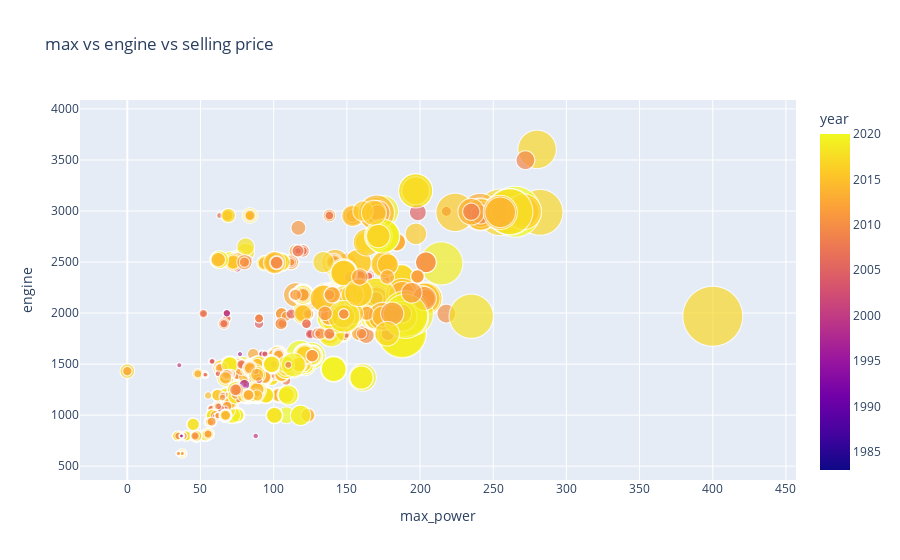

Notebook code cell kept with this figure:
### Code cell
bubble_fig = px.scatter(df, 
                        x='max_power', 
                        y='engine', 
                        size='selling_price', 
                        color='year', 
                        title='max vs engine vs selling price',
                        hover_name='year',
                        size_max=60)

bubble_fig.show()

### Figure 1 — Plotly figure (JSON) as saved in the notebook; plotly's stock layout.template omitted (floating-point values rounded to 4 significant figures; data arrays with more than 128 entries replaced by an {"elided": "..."} marker saying what was removed)
{"data": [{"hovertemplate": "<b>%{hovertext}</b><br><br>max_power=%{x}<br>engine=%{y}<br>selling_price=%{marker.size}<br>year=%{marker.color}<extra></extra>", "hovertext": {"elided": "6926 int values"}, "legendgroup": "", "marker": {"color": {"elided": "6926 int values"}, "coloraxis": "coloraxis", "size": {"elided": "6926 int values"}, "sizemode": "area", "sizeref": 2778.0, "symbol": "circle"}, "mode": "markers", "name": "", "showlegend": false, "type": "scattergl", "x": {"elided": "6926 float values"}, "xaxis": "x", "y": {"elided": "6926 float values"}, "yaxis": "y"}], "layout": {"autosize": true, "coloraxis": {"colorbar": {"title": {"text": "year"}}, "colorscale": [[0, "#0d0887"], [0.1111, "#46039f"], [0.2222, "#7201a8"], [0.3333, "#9c179e"], [0.4444, "#bd3786"], [0.5556, "#d8576b"], [0.6667, "#ed7953"], [0.7778, "#fb9f3a"], [0.8889, "#fdca26"], [1, "#f0f921"]]}, "legend": {"itemsizing": "constant", "tracegroupgap": 0}, "title": {"text": "max vs engine vs selling price"}, "xaxis": {"anchor": "y", "autorange": true, "domain": [0, 1], "range": [-29.2, 446.1], "title": {"text": "max_power"}, "type": "linear"}, "yaxis": {"anchor": "x", "autorange": true, "domain": [0, 1], "range": [227.9, 4549.0], "title": {"text": "engine"}, "type": "linear"}}}
